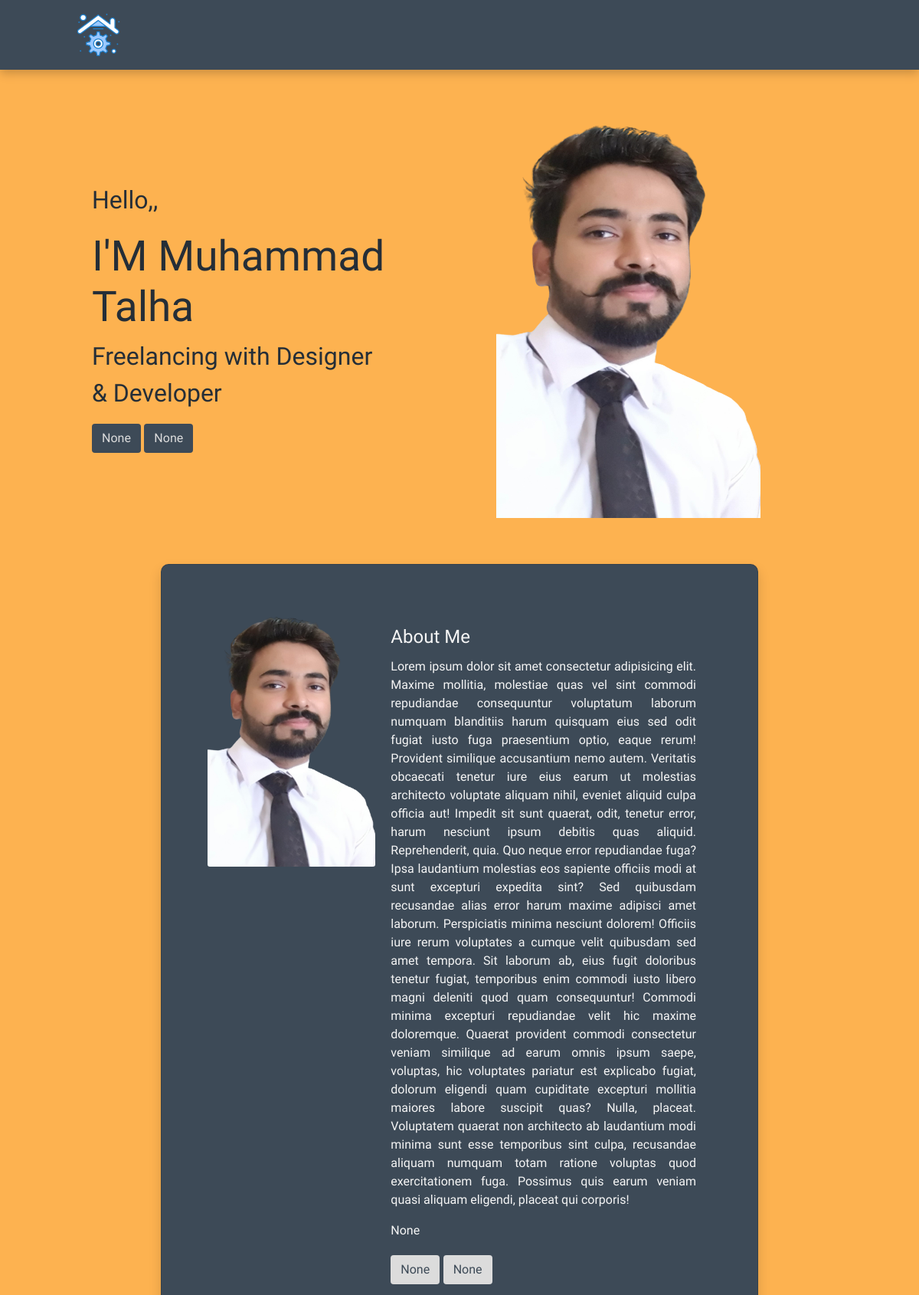
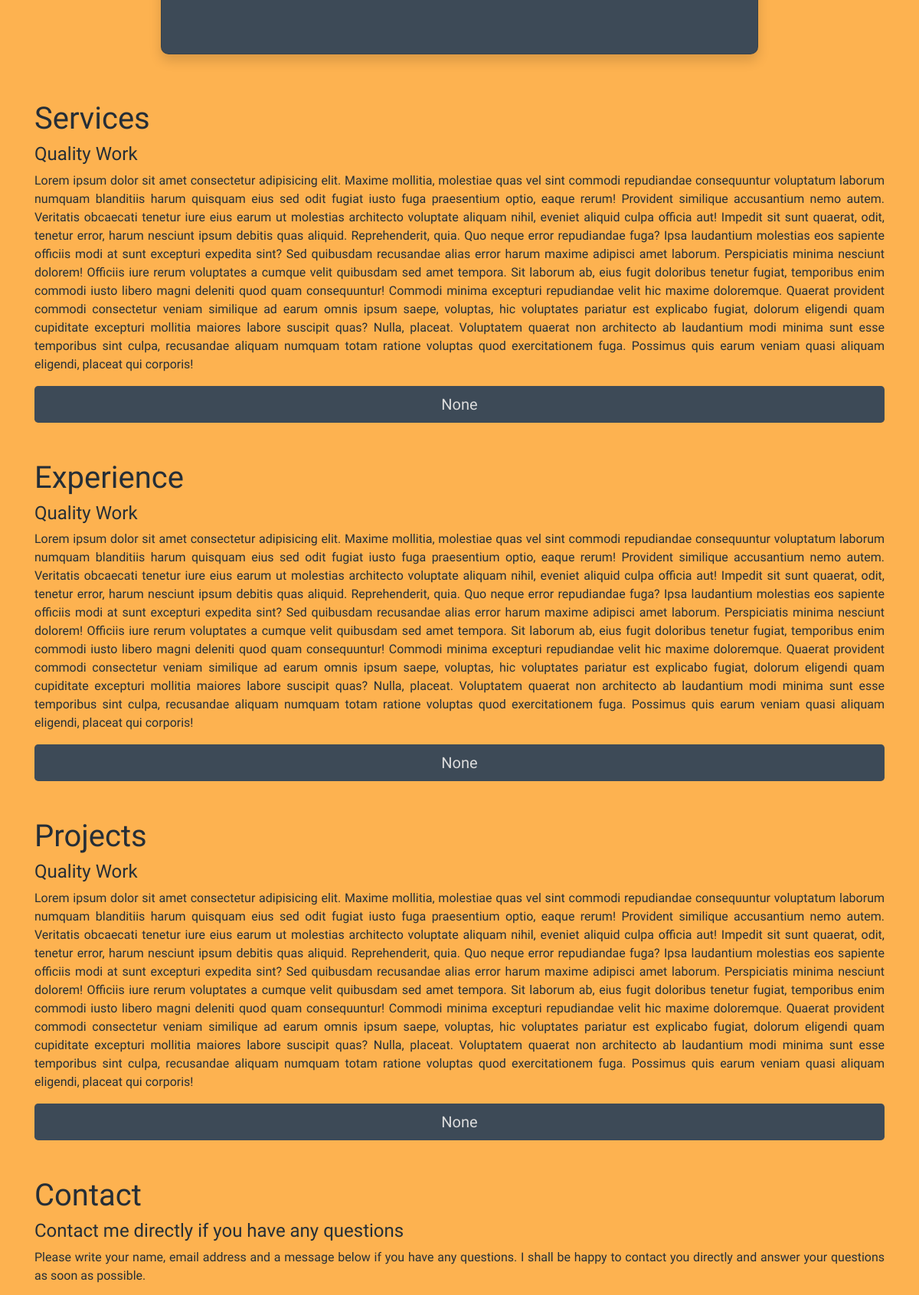
The page / (upper part) on the database its author committed (2 pictures, top to bottom).
### core/models.py (models this page shows, shortened)
class Main(models.Model):
    name = models.CharField(max_length=200, blank=True, null=True)
    text1 = models.CharField(max_length=200, blank=True, null=True)
    text2 = models.CharField(max_length=200, blank=True, null=True)
    text3 = models.CharField(max_length=200, blank=True, null=True)
    text4 = models.CharField(max_length=200, blank=True, null=True)
    homeimage = models.ImageField(blank=True, null=True)
    image1 = models.ImageField(blank=True, null=True)
    link = models.URLField(max_length=200, blank=True, null=True)
    button1 = models.CharField(max_length=200, blank=True, null=True)
    link1 = models.URLField(max_length=200, blank=True, null=True)
    button2 = models.CharField(max_length=200, blank=True, null=True)
    link2 = models.URLField(max_length=200, blank=True, null=True)

class Heading(models.Model):
    name = models.CharField(max_length=200, blank=True, null=True)
    text1 = models.CharField(max_length=200, blank=True, null=True)
    image = models.ImageField(blank=True, null=True)
    desc1 = models.TextField(blank=True, null=True)
    desc2 = models.TextField(blank=True, null=True)
    button1 = models.CharField(max_length=200, blank=True, null=True)
    link1 = models.URLField(max_length=200, blank=True, null=True)
    button2 = models.CharField(max_length=200, blank=True, null=True)
    link2 = models.URLField(max_length=200, blank=True, null=True)

### core/views.py (the view, shortened to what this page needs)
# urls.py: path("", views.index, name="index"),
def index(request):
    form = ContactForm()
    context = {
        'links': Link.objects.all(),
        'main': Main.objects.get(id=1),
        'about': Heading.objects.get(id=1),
        'servic': Heading.objects.get(id=2),
        'experience': Heading.objects.get(id=3),
        'project': Heading.objects.get(id=4),
        'services': Service.objects.all(),
        'experiences': Experience.objects.all(),
        'projects': Project.objects.all(),
        'form':form,
        'footer': Footer.objects.get(id=1),
    }
    return render(request, "index.html", context)

### core/templates/index.html (shortened to what this page needs)
{% extends 'layout.html' %}
{% load crispy_forms_tags %}
{% block content %}
    <header>
        <div class="d-flex main" style="padding: 5% 10%;">
            <div class="d-inline-flex flex-column justify-content-center main-inline">
                <p>{{ main.text1 }},</p>
                <h1>{{ main.text2 }}</h1>
                <p>{{ main.text3 }}<br>{{ main.text4 }}</p>
                <div>
                    <button type ="button" class="btn blackish" onclick="window.location.href='{{ main.link1 }}'">{{ main.button1 }}</button>
                    <button type ="button" class="btn blackish">{{ main.button2 }}</button>
                </div>
            </div>
            <div class="flex-img">
                <img alt="model" src="{{ main.image1.url }}">
            </div>
        </div>
    </header>
    <section>
        <div id="about me" class="card shadow about">
            <div class="row no-gutters">
                <div class="col-md-4">
                    <img src="{{ about.image.url }}" class="card-img" alt="...">
                </div>
                <div class="col-md-8">
                    <div class="card-body about-body">
                        <h4 class="card-title">{{ about.name }}</h4>
                        <p class="card-text">{{ about.desc1 }}</p>
                        <p class="card-text">{{ about.desc2 }}</p>
                        <button type ="button" class="btn gainsboro" onclick="window.location.href='{{ about.link1 }}'">{{ about.button1 }}</button>
                        <button type ="button" class="btn gainsboro">{{ about.button2 }}</button>
                    </div>
                </div>
            </div>
        </div>
    </section>
    <div class="container">
        {% ifequal servic.name|stringformat:"s" "Services" %}
        <section id="services">
            <div class="d-flex flex-column mt-5">
                <h1>{{ servic.name }}</h1>
                <h4>{{ servic.text1 }}</h4>
                <p>{{ servic.desc1 }}</p>
            </div>
            <div class="d-flex flex-row flex-wrap justify">
                <button type="button" class="btn btn-lg btn-block blackish" onclick="window.location.href='{{ servic.link1 }}'">{{ servic.button1 }}</button>
            </div>
        </section>
        {% endifequal %}
        {% ifequal experience.name|stringformat:"s" "Experience" %}
        <section id="experience">
            <div class="d-flex flex-column mt-5">
                <h1>{{ experience.name }}</h1>
                <h4>{{ experience.text1 }}</h4>
                <p>{{ experience.desc1 }}</p>
            </div>
            <div class="d-flex flex-row flex-wrap justify">
                <button type="button" class="btn btn-lg btn-block blackish" onclick="window.location.href='{{ experience.link1 }}'">{{ experience.button1 }}</button>
            </div>
        </section>
        {% endifequal %}
        {% ifequal project.name|stringformat:"s" "Projects" %}
        <section id="projects">
            <div class="d-flex flex-column mt-5">
                <h1>{{ project.name }}</h1>
                <h4>{{ project.text1 }}</h4>
                <p>{{ project.desc1 }}</p>
            </div>
            <div class="d-flex flex-row flex-wrap justify">
                <button type="button" class="btn btn-lg btn-block blackish" onclick="window.location.href='{{ project.link1 }}'">{{ project.button1 }}</button>
            </div>
        </section>
        {% endifequal %}
        <article id="contact">
            <h1 class="mt-5">Contact</h1>
            <h4>Contact me directly if you have any questions</h4>
            <p>Please write your name, email address and a message below if you have any questions. I shall be happy to contact you directly and answer your questions as soon as possible.</p>
        </article>
    </div>
{% endblock %}

### core/templates/layout.html (shortened to what this page needs)
<!DOCTYPE html>
{% load static %}
<html lang="en">
<head>
    <link rel="stylesheet" href="https://stackpath.bootstrapcdn.com/bootstrap/4.4.1/css/bootstrap.min.css">
    <link rel="stylesheet" href="{% static 'style.css'%}">
    <link rel="stylesheet" href="https://cdnjs.cloudflare.com/ajax/libs/font-awesome/4.7.0/css/font-awesome.min.css">
</head>
<body>
    <nav class="navbar navbar-expand-lg">
        <a href="{{ main.link }}">
            <img class="navbar-brand" src="{{ main.homeimage.url }}" onclick="window.location.href=''" alt="">
        </a>
    </nav>
    {% block content %}
    {% endblock %}
</body>
</html>

### static/style.css (style rules this page uses)
* { box-sizing: border-box; }
body { background-color:rgb(253, 178, 80); margin:0px; padding:0px; }
nav img { cursor: pointer; }
.navbar { background-color:rgb(61, 74, 87); padding: .5rem 6rem; width: 100%; box-shadow:0px 5px 12px rgba(0,0,0,0.2); }
a { color: Gainsboro; text-align: center; }
.main div img { width: 100%; }
.main-inline { width: 55%; }
.main-inline p { font-size: xx-large; }
.main-inline h1 { font-size: 55px; }
.blackish { background-color: rgb(61, 74, 87); color: Gainsboro; transition: 0.5s ease; }
.gainsboro { background-color: Gainsboro; color: rgb(61, 74, 87); transition: 0.5s ease; }
.card { background-color: rgb(61, 74, 87); }
.about { margin: auto; border-radius: 10px; max-width: 65%; padding: 5%; }
h1, h4, p { color: rgb(37, 46, 55); }
.card h5, .card h4, .card p { color: whitesmoke; }
.about button { margin: 1% 0; }
.container { margin: 5% auto; }
.justify { justify-content: space-around; }
p { text-align: justify; text-justify: inter-word; }
h1 { font-family: 'Lily Script One', cursive; }
h4, h5 { font-family: 'Elsie', cursive; }
p, button { font-family: 'Philosopher', sans-serif; }

### rows shown on the page
Main: homeimage (picture), text1 "Hello,", text2 "I'M Muhammad Talha", text3 "Freelancing with Designer", text4 "& Developer", button1 "None", button2 "None", image1 (picture)
Heading: image (picture), name "About Me", desc1 "Lorem ipsum dolor sit amet consectetur adipisicing elit. Maxime mollitia, molestiae quas vel sint commodi repudiandae consequuntur voluptatum laborum numquam blanditiis harum quisquam eius sed odit fugiat iusto fuga praesentium optio, eaque rerum! Provident similique accusantium nemo autem. Veritatis obcaecati tenetur iure eius earum ut molestias architecto voluptate aliquam nihil, eveniet aliquid culpa officia aut! Impedit sit sunt quaerat, odit, tenetur error, harum nesciunt ipsum debitis quas aliquid. Reprehenderit, quia. Quo neque error repudiandae fuga? Ipsa laudantium molestias eos sapiente officiis modi at sunt excepturi expedita sint? Sed quibusdam recusandae alias error harum…", desc2 "None", button1 "None", button2 "None"
Heading: name "Services", text1 "Quality Work", desc1 "Lorem ipsum dolor sit amet consectetur adipisicing elit. Maxime mollitia, molestiae quas vel sint commodi repudiandae consequuntur voluptatum laborum numquam blanditiis harum quisquam eius sed odit fugiat iusto fuga praesentium optio, eaque rerum! Provident similique accusantium nemo autem. Veritatis obcaecati tenetur iure eius earum ut molestias architecto voluptate aliquam nihil, eveniet aliquid culpa officia aut! Impedit sit sunt quaerat, odit, tenetur error, harum nesciunt ipsum debitis quas aliquid. Reprehenderit, quia. Quo neque error repudiandae fuga? Ipsa laudantium molestias eos sapiente officiis modi at sunt excepturi expedita sint? Sed quibusdam recusandae alias error harum…", button1 "None"
Heading: name "Experience", text1 "Quality Work", desc1 "Lorem ipsum dolor sit amet consectetur adipisicing elit. Maxime mollitia, molestiae quas vel sint commodi repudiandae consequuntur voluptatum laborum numquam blanditiis harum quisquam eius sed odit fugiat iusto fuga praesentium optio, eaque rerum! Provident similique accusantium nemo autem. Veritatis obcaecati tenetur iure eius earum ut molestias architecto voluptate aliquam nihil, eveniet aliquid culpa officia aut! Impedit sit sunt quaerat, odit, tenetur error, harum nesciunt ipsum debitis quas aliquid. Reprehenderit, quia. Quo neque error repudiandae fuga? Ipsa laudantium molestias eos sapiente officiis modi at sunt excepturi expedita sint? Sed quibusdam recusandae alias error harum…", button1 "None"
Heading: name "Projects", text1 "Quality Work", desc1 "Lorem ipsum dolor sit amet consectetur adipisicing elit. Maxime mollitia, molestiae quas vel sint commodi repudiandae consequuntur voluptatum laborum numquam blanditiis harum quisquam eius sed odit fugiat iusto fuga praesentium optio, eaque rerum! Provident similique accusantium nemo autem. Veritatis obcaecati tenetur iure eius earum ut molestias architecto voluptate aliquam nihil, eveniet aliquid culpa officia aut! Impedit sit sunt quaerat, odit, tenetur error, harum nesciunt ipsum debitis quas aliquid. Reprehenderit, quia. Quo neque error repudiandae fuga? Ipsa laudantium molestias eos sapiente officiis modi at sunt excepturi expedita sint? Sed quibusdam recusandae alias error harum…", button1 "None"
